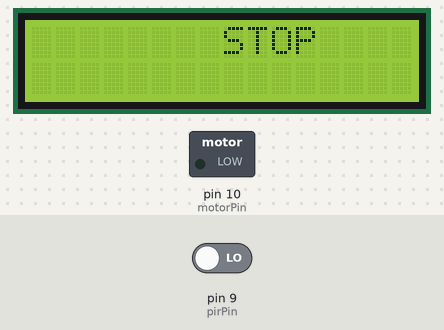
The sketch below on a simulated Arduino Uno, built with avr-gcc and run on an emulated ATmega328P. On the bench: 16×2 character LCD, switched loads named in the sketch (green lamp = pin HIGH). Inputs (shaded band) come from the test bench; at power-on: pin 9 (pirPin) LOW.

Above: at 1.05 s.
1.3 s: pin 9 (pirPin) driven HIGH
At 1.7 s:
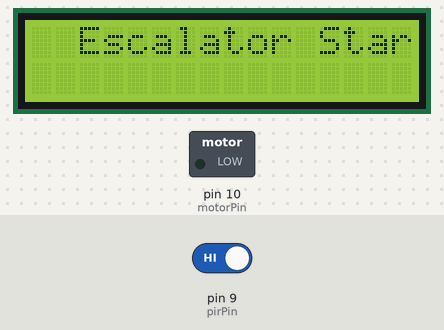
At 3.6 s:
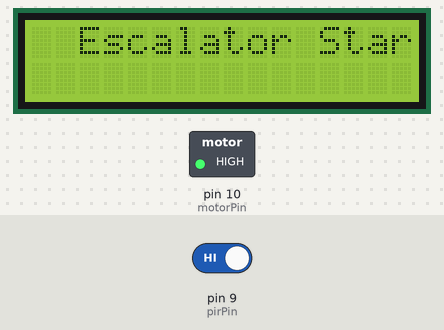
6.8 s: pin 9 (pirPin) driven LOW
At 7.58 s:
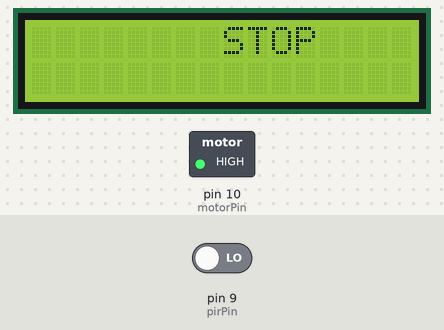
Timing chart, 0 to 9.8 s (numbered marks = the images above; inputs shaded):
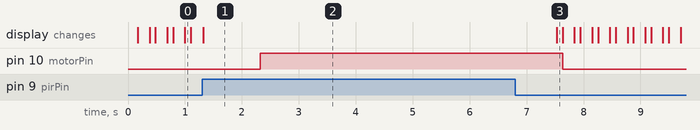

The sketch:

Project_final.ino
```cpp
#include<LiquidCrystal_I2C.h>
LiquidCrystal_I2C lcd(0x27, 16, 2);

int pirPin = 9;
int motorPin = 10;
void setup ()
{

  Serial.begin(9600);
  lcd.init();
  lcd.backlight();

  pinMode(pirPin, INPUT);
  pinMode(motorPin, OUTPUT);
}

void loop()
{
  if (digitalRead(pirPin) == HIGH)
  {
    lcd.setCursor(2, 0);
    lcd.print("Escalator Starts.");
    delay(1000);

    digitalWrite(motorPin, HIGH);
    delay (5000);
  }

  else
  {
    lcd.setCursor(8, 0);
    lcd.print("STOP");
    delay(100);
    lcd.clear();
    digitalWrite(motorPin, LOW);
  }
  delay(200);
  lcd.clear();
}
```

Measured:
- after the input at 1.3 s, pin 10 (motorPin): LOW → HIGH after 1.0 s; the display: changes at once (image 1)
- after the input at 6.8 s, pin 10 (motorPin): HIGH → LOW after 0.83 s; the display: first differs from a run without the input after 0.73 s (image 3)
